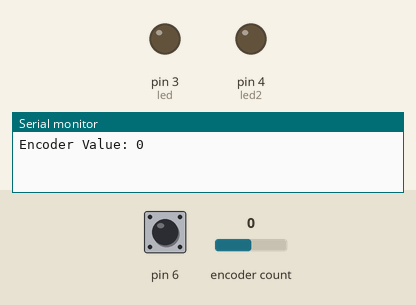
Recording of a sketch running on a simulated Arduino Uno, built with avr-gcc and run on an emulated ATmega328P. On the bench: output pins drawn as LEDs (lit = HIGH), the last lines printed to the serial monitor. The test bench sets the inputs (shaded band); at power-on: pin 6 HIGH, encoder count 0.

Above: at 8.1 s.
8.2 s: pin 6 pulsed LOW 2 times (0.12 s each, 0.3 s apart)
At 9.4 s:
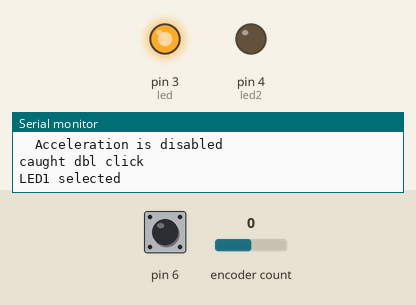
11.8 s: pin 6 pulled LOW for 1 s
At 14.6 s:
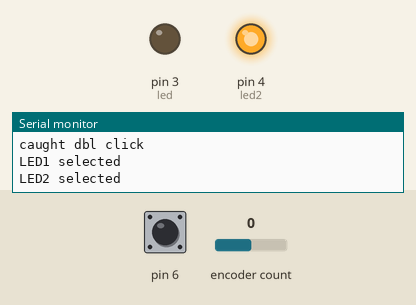
Timing chart, 0 to 16.4 s (numbered marks = the images above; inputs shaded):
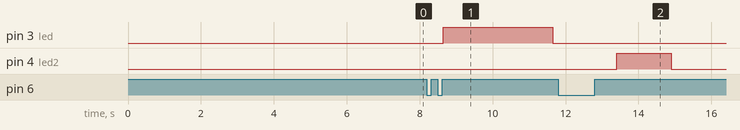

Measured:
- after the input at 8.2 s, pin 3 (led): LOW → HIGH after 0.45 s, → LOW 3.0 s later
- after the input at 11.8 s, pin 4 (led2): LOW → HIGH after 1.6 s, → LOW 1.5 s later

The sketch:

ClickEncoderTest_Modified.ino
```cpp
#define WITH_LCD 0

#include <ClickEncoder.h>
#include <TimerOne.h>

ClickEncoder *encoder;
int16_t last, value;

void timerIsr() {
  encoder->service();
}

int led = 3;           // the pin that the LED is attached to
int led2 = 4;
int brightness = 0;    // how bright the LED is
int brightness2 = 0;
int selectedLed = -1;
int dblClickState = 0;

void setup() {
  Serial.begin(9600);
  encoder = new ClickEncoder(7,5,6);
  Timer1.initialize(1000);
  Timer1.attachInterrupt(timerIsr);
  pinMode(led, OUTPUT);
  pinMode(led2,OUTPUT);
  last = -1;
}

void loop() {
  value += encoder->getValue();

  if (value != last) {
    last = value;
    Serial.print("Encoder Value: ");
    Serial.println(value);

  }

  ClickEncoder::Button b = encoder->getButton();
  if (b != ClickEncoder::Open) {
    Serial.print("Button: ");
    #define VERBOSECASE(label) case label: Serial.println(#label); break;
    switch (b) {
      VERBOSECASE(ClickEncoder::Pressed);
      VERBOSECASE(ClickEncoder::Held)
      VERBOSECASE(ClickEncoder::Released)
      VERBOSECASE(ClickEncoder::Clicked)
      case ClickEncoder::DoubleClicked:
          Serial.println("ClickEncoder::DoubleClicked");
          encoder->setAccelerationEnabled(!encoder->getAccelerationEnabled());
          Serial.print("  Acceleration is ");
          Serial.println((encoder->getAccelerationEnabled()) ? "enabled" : "disabled");

        break;
    }
  }
  if( b == ClickEncoder::DoubleClicked ){
    Serial.print("caught dbl click\n");
    if(dblClickState == 0){
        dblClickState = 1;
        Serial.print("LED1 selected\n");
        selectedLed = led;
        for(int x=0;x<3;x++){
        analogWrite(selectedLed, 255);
        delay(1000);
        analogWrite(selectedLed,0);
        }
         while (b != ClickEncoder::Clicked){
          value += encoder->getValue();
          analogWrite(selectedLed, value);
           b = encoder->getButton();
            }

        }

    if(dblClickState == 1){
      Serial.print("LED2 selected\n");

        b = encoder->getButton();
       selectedLed = led2;
        for(int y=0;y<3;y++){
        analogWrite(selectedLed, 255);
        delay(500);
        analogWrite(selectedLed,0);
        }
        while (b != ClickEncoder::Clicked){
          value += encoder->getValue();
          analogWrite(selectedLed, value);
          b = encoder->getButton();
        }
      dblClickState = 0;

     }
  }
}
```
